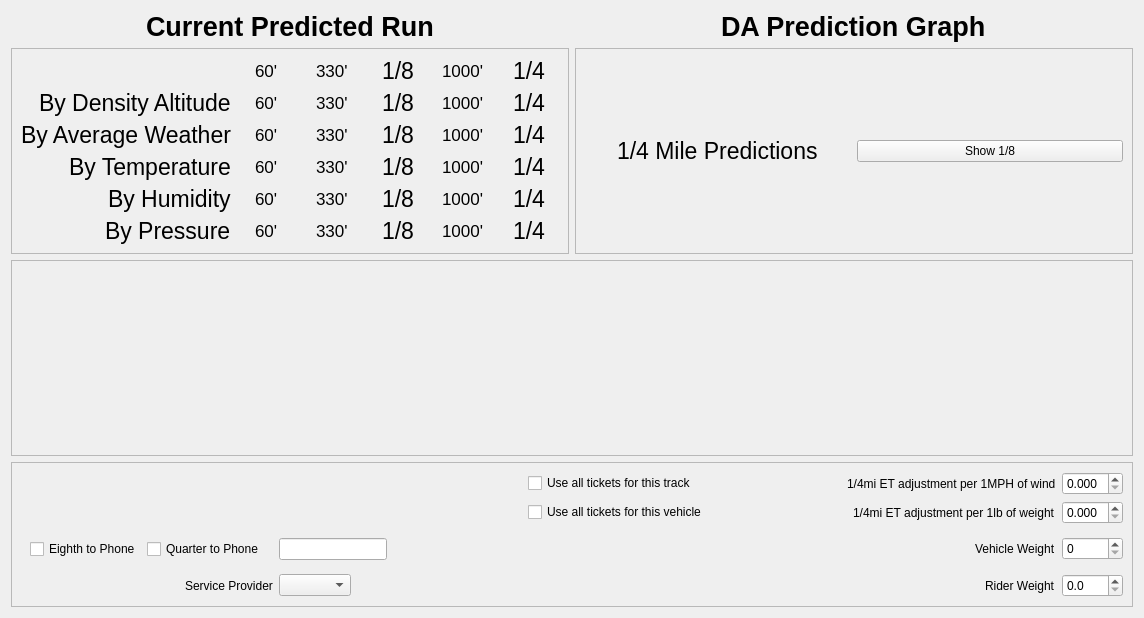
<?xml version="1.0" encoding="UTF-8"?>
<ui version="4.0">
 <class>PredictionTab</class>
 <widget class="QWidget" name="PredictionTab">
  <property name="geometry">
   <rect>
    <x>0</x>
    <y>0</y>
    <width>1144</width>
    <height>618</height>
   </rect>
  </property>
  <property name="windowTitle">
   <string>Form</string>
  </property>
  <layout class="QGridLayout" name="gridLayout">
   <item row="0" column="0" alignment="Qt::AlignHCenter">
    <widget class="QLabel" name="currentPLabel">
     <property name="font">
      <font>
       <pointsize>20</pointsize>
       <weight>75</weight>
       <bold>true</bold>
      </font>
     </property>
     <property name="text">
      <string>Current Predicted Run</string>
     </property>
    </widget>
   </item>
   <item row="6" column="0">
    <widget class="QFrame" name="currentPFrame">
     <property name="frameShape">
      <enum>QFrame::StyledPanel</enum>
     </property>
     <property name="frameShadow">
      <enum>QFrame::Raised</enum>
     </property>
     <layout class="QGridLayout" name="gridLayout_3">
      <item row="2" column="0" alignment="Qt::AlignRight">
       <widget class="QLabel" name="averageLabel">
        <property name="font">
         <font>
          <pointsize>17</pointsize>
         </font>
        </property>
        <property name="text">
         <string>By Average Weather</string>
        </property>
       </widget>
      </item>
      <item row="1" column="2" alignment="Qt::AlignHCenter">
       <widget class="QLabel" name="threeThirtyD">
        <property name="font">
         <font>
          <pointsize>13</pointsize>
         </font>
        </property>
        <property name="text">
         <string>330'</string>
        </property>
       </widget>
      </item>
      <item row="0" column="3" alignment="Qt::AlignHCenter">
       <widget class="QLabel" name="eighthLabel">
        <property name="font">
         <font>
          <pointsize>17</pointsize>
         </font>
        </property>
        <property name="text">
         <string>1/8</string>
        </property>
       </widget>
      </item>
      <item row="3" column="3" alignment="Qt::AlignHCenter">
       <widget class="QLabel" name="eighthT">
        <property name="font">
         <font>
          <pointsize>17</pointsize>
         </font>
        </property>
        <property name="text">
         <string>1/8</string>
        </property>
       </widget>
      </item>
      <item row="2" column="3" alignment="Qt::AlignHCenter">
       <widget class="QLabel" name="eighthA">
        <property name="font">
         <font>
          <pointsize>17</pointsize>
         </font>
        </property>
        <property name="text">
         <string>1/8</string>
        </property>
       </widget>
      </item>
      <item row="3" column="4" alignment="Qt::AlignHCenter">
       <widget class="QLabel" name="thousandT">
        <property name="font">
         <font>
          <pointsize>13</pointsize>
         </font>
        </property>
        <property name="text">
         <string>1000'</string>
        </property>
       </widget>
      </item>
      <item row="4" column="1" alignment="Qt::AlignHCenter">
       <widget class="QLabel" name="sixtyH">
        <property name="font">
         <font>
          <pointsize>13</pointsize>
         </font>
        </property>
        <property name="text">
         <string>60'</string>
        </property>
       </widget>
      </item>
      <item row="1" column="5" alignment="Qt::AlignHCenter">
       <widget class="QLabel" name="quarterD">
        <property name="font">
         <font>
          <pointsize>17</pointsize>
         </font>
        </property>
        <property name="text">
         <string>1/4</string>
        </property>
       </widget>
      </item>
      <item row="4" column="3" alignment="Qt::AlignHCenter">
       <widget class="QLabel" name="eighthH">
        <property name="font">
         <font>
          <pointsize>17</pointsize>
         </font>
        </property>
        <property name="text">
         <string>1/8</string>
        </property>
       </widget>
      </item>
      <item row="0" column="4" alignment="Qt::AlignHCenter">
       <widget class="QLabel" name="thousandLabel">
        <property name="font">
         <font>
          <pointsize>13</pointsize>
         </font>
        </property>
        <property name="text">
         <string>1000'</string>
        </property>
       </widget>
      </item>
      <item row="2" column="5" alignment="Qt::AlignHCenter">
       <widget class="QLabel" name="quarterA">
        <property name="font">
         <font>
          <pointsize>17</pointsize>
         </font>
        </property>
        <property name="text">
         <string>1/4</string>
        </property>
       </widget>
      </item>
      <item row="0" column="5" alignment="Qt::AlignHCenter">
       <widget class="QLabel" name="quarterLabel">
        <property name="font">
         <font>
          <pointsize>17</pointsize>
         </font>
        </property>
        <property name="text">
         <string>1/4</string>
        </property>
       </widget>
      </item>
      <item row="5" column="0" alignment="Qt::AlignRight">
       <widget class="QLabel" name="pressureLabel">
        <property name="font">
         <font>
          <pointsize>17</pointsize>
         </font>
        </property>
        <property name="text">
         <string>By Pressure</string>
        </property>
       </widget>
      </item>
      <item row="0" column="2" alignment="Qt::AlignHCenter">
       <widget class="QLabel" name="threeThirtyLabel">
        <property name="font">
         <font>
          <pointsize>13</pointsize>
         </font>
        </property>
        <property name="text">
         <string>330'</string>
        </property>
       </widget>
      </item>
      <item row="4" column="2" alignment="Qt::AlignHCenter">
       <widget class="QLabel" name="threeThirtyH">
        <property name="font">
         <font>
          <pointsize>13</pointsize>
         </font>
        </property>
        <property name="text">
         <string>330'</string>
        </property>
       </widget>
      </item>
      <item row="5" column="2" alignment="Qt::AlignHCenter">
       <widget class="QLabel" name="threeThirtyP">
        <property name="font">
         <font>
          <pointsize>13</pointsize>
         </font>
        </property>
        <property name="text">
         <string>330'</string>
        </property>
       </widget>
      </item>
      <item row="5" column="3" alignment="Qt::AlignHCenter">
       <widget class="QLabel" name="eighthP">
        <property name="font">
         <font>
          <pointsize>17</pointsize>
         </font>
        </property>
        <property name="text">
         <string>1/8</string>
        </property>
       </widget>
      </item>
      <item row="1" column="1" alignment="Qt::AlignHCenter">
       <widget class="QLabel" name="sixtyD">
        <property name="font">
         <font>
          <pointsize>13</pointsize>
         </font>
        </property>
        <property name="text">
         <string>60'</string>
        </property>
       </widget>
      </item>
      <item row="5" column="4" alignment="Qt::AlignHCenter">
       <widget class="QLabel" name="thousandP">
        <property name="font">
         <font>
          <pointsize>13</pointsize>
         </font>
        </property>
        <property name="text">
         <string>1000'</string>
        </property>
       </widget>
      </item>
      <item row="2" column="1" alignment="Qt::AlignHCenter">
       <widget class="QLabel" name="sixtyA">
        <property name="font">
         <font>
          <pointsize>13</pointsize>
         </font>
        </property>
        <property name="text">
         <string>60'</string>
        </property>
       </widget>
      </item>
      <item row="1" column="4" alignment="Qt::AlignHCenter">
       <widget class="QLabel" name="thousandD">
        <property name="font">
         <font>
          <pointsize>13</pointsize>
         </font>
        </property>
        <property name="text">
         <string>1000'</string>
        </property>
       </widget>
      </item>
      <item row="2" column="4" alignment="Qt::AlignHCenter">
       <widget class="QLabel" name="thousandA">
        <property name="font">
         <font>
          <pointsize>13</pointsize>
         </font>
        </property>
        <property name="text">
         <string>1000'</string>
        </property>
       </widget>
      </item>
      <item row="3" column="1" alignment="Qt::AlignHCenter">
       <widget class="QLabel" name="sixtyT">
        <property name="font">
         <font>
          <pointsize>13</pointsize>
         </font>
        </property>
        <property name="text">
         <string>60'</string>
        </property>
       </widget>
      </item>
      <item row="3" column="2" alignment="Qt::AlignHCenter">
       <widget class="QLabel" name="threeThirtyT">
        <property name="font">
         <font>
          <pointsize>13</pointsize>
         </font>
        </property>
        <property name="text">
         <string>330'</string>
        </property>
       </widget>
      </item>
      <item row="4" column="0" alignment="Qt::AlignRight">
       <widget class="QLabel" name="humidityLabel">
        <property name="font">
         <font>
          <pointsize>17</pointsize>
         </font>
        </property>
        <property name="text">
         <string>By Humidity</string>
        </property>
       </widget>
      </item>
      <item row="0" column="1" alignment="Qt::AlignHCenter">
       <widget class="QLabel" name="sixtyLabel">
        <property name="font">
         <font>
          <pointsize>13</pointsize>
         </font>
        </property>
        <property name="text">
         <string>60'</string>
        </property>
       </widget>
      </item>
      <item row="1" column="0" alignment="Qt::AlignRight">
       <widget class="QLabel" name="densityALabel">
        <property name="font">
         <font>
          <pointsize>17</pointsize>
         </font>
        </property>
        <property name="text">
         <string>By Density Altitude</string>
        </property>
       </widget>
      </item>
      <item row="4" column="4" alignment="Qt::AlignHCenter">
       <widget class="QLabel" name="thousandH">
        <property name="font">
         <font>
          <pointsize>13</pointsize>
         </font>
        </property>
        <property name="text">
         <string>1000'</string>
        </property>
       </widget>
      </item>
      <item row="3" column="5" alignment="Qt::AlignHCenter">
       <widget class="QLabel" name="quarterT">
        <property name="font">
         <font>
          <pointsize>17</pointsize>
         </font>
        </property>
        <property name="text">
         <string>1/4</string>
        </property>
       </widget>
      </item>
      <item row="2" column="2" alignment="Qt::AlignHCenter">
       <widget class="QLabel" name="threeThirtyA">
        <property name="font">
         <font>
          <pointsize>13</pointsize>
         </font>
        </property>
        <property name="text">
         <string>330'</string>
        </property>
       </widget>
      </item>
      <item row="1" column="3" alignment="Qt::AlignHCenter">
       <widget class="QLabel" name="eighthD">
        <property name="font">
         <font>
          <pointsize>17</pointsize>
         </font>
        </property>
        <property name="text">
         <string>1/8</string>
        </property>
       </widget>
      </item>
      <item row="3" column="0" alignment="Qt::AlignRight">
       <widget class="QLabel" name="temperatureLabel">
        <property name="font">
         <font>
          <pointsize>17</pointsize>
         </font>
        </property>
        <property name="text">
         <string>By Temperature</string>
        </property>
       </widget>
      </item>
      <item row="5" column="1" alignment="Qt::AlignHCenter">
       <widget class="QLabel" name="sixtyP">
        <property name="font">
         <font>
          <pointsize>13</pointsize>
         </font>
        </property>
        <property name="text">
         <string>60'</string>
        </property>
       </widget>
      </item>
      <item row="4" column="5" alignment="Qt::AlignHCenter">
       <widget class="QLabel" name="quarterH">
        <property name="font">
         <font>
          <pointsize>17</pointsize>
         </font>
        </property>
        <property name="text">
         <string>1/4</string>
        </property>
       </widget>
      </item>
      <item row="5" column="5" alignment="Qt::AlignHCenter">
       <widget class="QLabel" name="quarterP">
        <property name="font">
         <font>
          <pointsize>17</pointsize>
         </font>
        </property>
        <property name="text">
         <string>1/4</string>
        </property>
       </widget>
      </item>
     </layout>
    </widget>
   </item>
   <item row="6" column="1">
    <widget class="QFrame" name="graphFrame">
     <property name="frameShape">
      <enum>QFrame::StyledPanel</enum>
     </property>
     <property name="frameShadow">
      <enum>QFrame::Raised</enum>
     </property>
     <layout class="QGridLayout" name="gridLayout_6">
      <item row="0" column="1">
       <widget class="QPushButton" name="lengthToggleButton">
        <property name="text">
         <string>Show 1/8</string>
        </property>
       </widget>
      </item>
      <item row="0" column="0" alignment="Qt::AlignHCenter">
       <widget class="QLabel" name="lengthLabel">
        <property name="font">
         <font>
          <pointsize>17</pointsize>
         </font>
        </property>
        <property name="text">
         <string>1/4 Mile Predictions</string>
        </property>
       </widget>
      </item>
     </layout>
    </widget>
   </item>
   <item row="7" column="0" colspan="2">
    <widget class="QFrame" name="frame_3">
     <property name="sizePolicy">
      <sizepolicy hsizetype="Expanding" vsizetype="Expanding">
       <horstretch>0</horstretch>
       <verstretch>0</verstretch>
      </sizepolicy>
     </property>
     <property name="frameShape">
      <enum>QFrame::StyledPanel</enum>
     </property>
     <property name="frameShadow">
      <enum>QFrame::Raised</enum>
     </property>
     <layout class="QGridLayout" name="gridLayout_2"/>
    </widget>
   </item>
   <item row="8" column="0" colspan="2">
    <widget class="QFrame" name="settingsFrame">
     <property name="frameShape">
      <enum>QFrame::StyledPanel</enum>
     </property>
     <property name="frameShadow">
      <enum>QFrame::Raised</enum>
     </property>
     <layout class="QGridLayout" name="gridLayout_4">
      <item row="7" column="11" alignment="Qt::AlignRight">
       <widget class="QLabel" name="vehicleWeightLabel">
        <property name="text">
         <string>Vehicle Weight</string>
        </property>
       </widget>
      </item>
      <item row="8" column="11" alignment="Qt::AlignRight">
       <widget class="QLabel" name="riderWeightLabel">
        <property name="text">
         <string>Rider Weight</string>
        </property>
       </widget>
      </item>
      <item row="4" column="12">
       <widget class="QDoubleSpinBox" name="windAdjustmentSpinBox">
        <property name="decimals">
         <number>3</number>
        </property>
        <property name="maximum">
         <double>0.990000000000000</double>
        </property>
        <property name="singleStep">
         <double>0.001000000000000</double>
        </property>
       </widget>
      </item>
      <item row="5" column="12">
       <widget class="QDoubleSpinBox" name="weightAdjustmentSpinBox">
        <property name="decimals">
         <number>3</number>
        </property>
        <property name="maximum">
         <double>0.999000000000000</double>
        </property>
        <property name="singleStep">
         <double>0.001000000000000</double>
        </property>
       </widget>
      </item>
      <item row="8" column="1" alignment="Qt::AlignRight">
       <widget class="QLabel" name="textProviderLabel">
        <property name="text">
         <string>Service Provider</string>
        </property>
       </widget>
      </item>
      <item row="8" column="2">
       <widget class="ProviderBox" name="textProviderComboBox">
        <property name="sizePolicy">
         <sizepolicy hsizetype="Maximum" vsizetype="Fixed">
          <horstretch>0</horstretch>
          <verstretch>0</verstretch>
         </sizepolicy>
        </property>
       </widget>
      </item>
      <item row="5" column="11" alignment="Qt::AlignRight">
       <widget class="QLabel" name="weightAdjustmentLabel">
        <property name="text">
         <string>1/4mi ET adjustment per 1lb of weight</string>
        </property>
       </widget>
      </item>
      <item row="7" column="2">
       <widget class="QLineEdit" name="textNumberEdit">
        <property name="sizePolicy">
         <sizepolicy hsizetype="Maximum" vsizetype="Fixed">
          <horstretch>0</horstretch>
          <verstretch>0</verstretch>
         </sizepolicy>
        </property>
       </widget>
      </item>
      <item row="4" column="11" alignment="Qt::AlignRight">
       <widget class="QLabel" name="windAdjustmentLabel">
        <property name="text">
         <string>1/4mi ET adjustment per 1MPH of wind</string>
        </property>
       </widget>
      </item>
      <item row="7" column="1">
       <widget class="QFrame" name="frame_2">
        <property name="frameShape">
         <enum>QFrame::NoFrame</enum>
        </property>
        <property name="frameShadow">
         <enum>QFrame::Raised</enum>
        </property>
        <property name="lineWidth">
         <number>0</number>
        </property>
        <layout class="QGridLayout" name="gridLayout_5">
         <item row="0" column="1">
          <widget class="QCheckBox" name="eToPhoneCheckBox">
           <property name="text">
            <string>Eighth to Phone</string>
           </property>
          </widget>
         </item>
         <item row="0" column="2">
          <widget class="QCheckBox" name="qToPhoneCheckBox">
           <property name="text">
            <string>Quarter to Phone</string>
           </property>
          </widget>
         </item>
        </layout>
       </widget>
      </item>
      <item row="8" column="12">
       <widget class="QDoubleSpinBox" name="riderWeightSpinBox">
        <property name="decimals">
         <number>1</number>
        </property>
        <property name="maximum">
         <double>999.000000000000000</double>
        </property>
        <property name="singleStep">
         <double>0.100000000000000</double>
        </property>
       </widget>
      </item>
      <item row="7" column="12">
       <widget class="QSpinBox" name="vehicleWeightSpinBox">
        <property name="maximum">
         <number>10000</number>
        </property>
       </widget>
      </item>
      <item row="4" column="3">
       <spacer name="horizontalSpacer_2">
        <property name="orientation">
         <enum>Qt::Horizontal</enum>
        </property>
        <property name="sizeHint" stdset="0">
         <size>
          <width>40</width>
          <height>20</height>
         </size>
        </property>
       </spacer>
      </item>
      <item row="4" column="5">
       <spacer name="horizontalSpacer">
        <property name="orientation">
         <enum>Qt::Horizontal</enum>
        </property>
        <property name="sizeHint" stdset="0">
         <size>
          <width>40</width>
          <height>20</height>
         </size>
        </property>
       </spacer>
      </item>
      <item row="4" column="4">
       <widget class="QCheckBox" name="trackTicketsCheckBox">
        <property name="text">
         <string>Use all tickets for this track</string>
        </property>
       </widget>
      </item>
      <item row="5" column="4">
       <widget class="QCheckBox" name="vehicleTicketsCheckBox">
        <property name="text">
         <string>Use all tickets for this vehicle</string>
        </property>
       </widget>
      </item>
     </layout>
    </widget>
   </item>
   <item row="0" column="1" alignment="Qt::AlignHCenter">
    <widget class="QLabel" name="graphLabel">
     <property name="font">
      <font>
       <pointsize>20</pointsize>
       <weight>75</weight>
       <bold>true</bold>
      </font>
     </property>
     <property name="text">
      <string>DA Prediction Graph</string>
     </property>
    </widget>
   </item>
  </layout>
 </widget>
 <customwidgets>
  <customwidget>
   <class>ProviderBox</class>
   <extends>QComboBox</extends>
   <header>providerbox.h</header>
  </customwidget>
 </customwidgets>
 <tabstops>
  <tabstop>eToPhoneCheckBox</tabstop>
  <tabstop>qToPhoneCheckBox</tabstop>
 </tabstops>
 <resources/>
 <connections/>
</ui>
